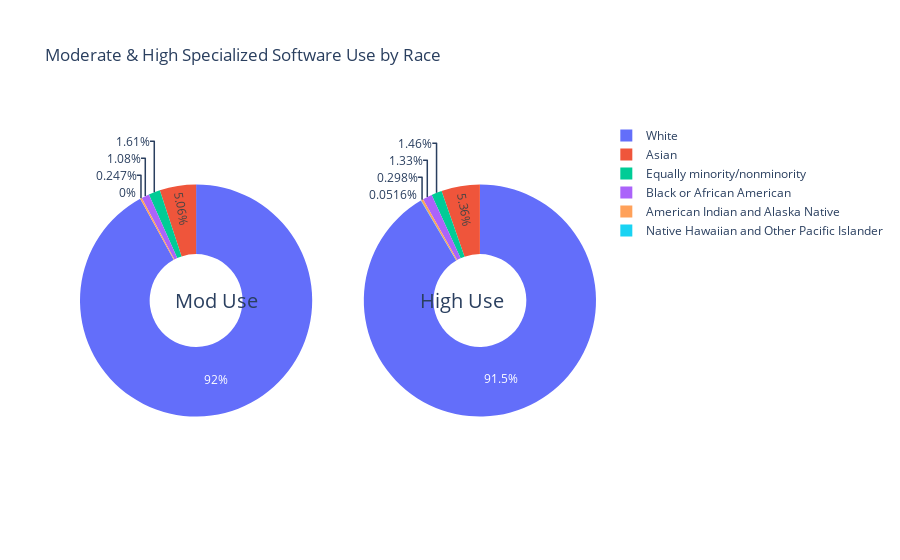

Source (notebook cell):
### Code cell
import plotly.graph_objects as go
from plotly.subplots import make_subplots

labels = ["Native Hawaiian and Other Pacific Islander", "American Indian and Alaska Native", "Black or African American", "Equally minority/nonminority", "Asian", "White"]

# Create subplots: use 'domain' type for Pie subplot
fig = make_subplots(rows=1, cols=2, specs=[[{'type':'domain'}, {'type':'domain'}]])
fig.add_trace(go.Pie(labels=labels, values=[0, 0.247, 1.08, 1.61, 5.06, 92], name="Moderate Use"),
              1, 1)
fig.add_trace(go.Pie(labels=labels, values=[0.0516, 0.298, 1.33, 1.46, 5.36, 91.5], name="High Use"),
              1, 2)

# Use `hole` to create a donut-like pie chart
fig.update_traces(hole=.4, hoverinfo="label+percent+name")

fig.update_layout(
    title_text="Moderate & High Specialized Software Use by Race",
    # Add annotations in the center of the donut pies.
    annotations=[dict(text='Mod Use', x=0.180, y=0.5, font_size=20, showarrow=False),
                 dict(text='High Use', x=0.825, y=0.5, font_size=20, showarrow=False)])
fig.show()

### Figure 1 — Plotly figure (JSON) as saved in the notebook; plotly's stock layout.template omitted (floating-point values rounded to 4 significant figures)
{"data": [{"domain": {"x": [0, 0.45], "y": [0, 1]}, "hole": 0.4, "hoverinfo": "label+percent+name", "labels": ["Native Hawaiian and Other Pacific Islander", "American Indian and Alaska Native", "Black or African American", "Equally minority/nonminority", "Asian", "White"], "name": "Moderate Use", "type": "pie", "values": [0, 0.247, 1.08, 1.61, 5.06, 92]}, {"domain": {"x": [0.55, 1], "y": [0, 1]}, "hole": 0.4, "hoverinfo": "label+percent+name", "labels": ["Native Hawaiian and Other Pacific Islander", "American Indian and Alaska Native", "Black or African American", "Equally minority/nonminority", "Asian", "White"], "name": "High Use", "type": "pie", "values": [0.0516, 0.298, 1.33, 1.46, 5.36, 91.5]}], "layout": {"annotations": [{"font": {"size": 20}, "showarrow": false, "text": "Mod Use", "x": 0.18, "y": 0.5}, {"font": {"size": 20}, "showarrow": false, "text": "High Use", "x": 0.825, "y": 0.5}], "title": {"text": "Moderate & High Specialized Software Use by Race"}}}
